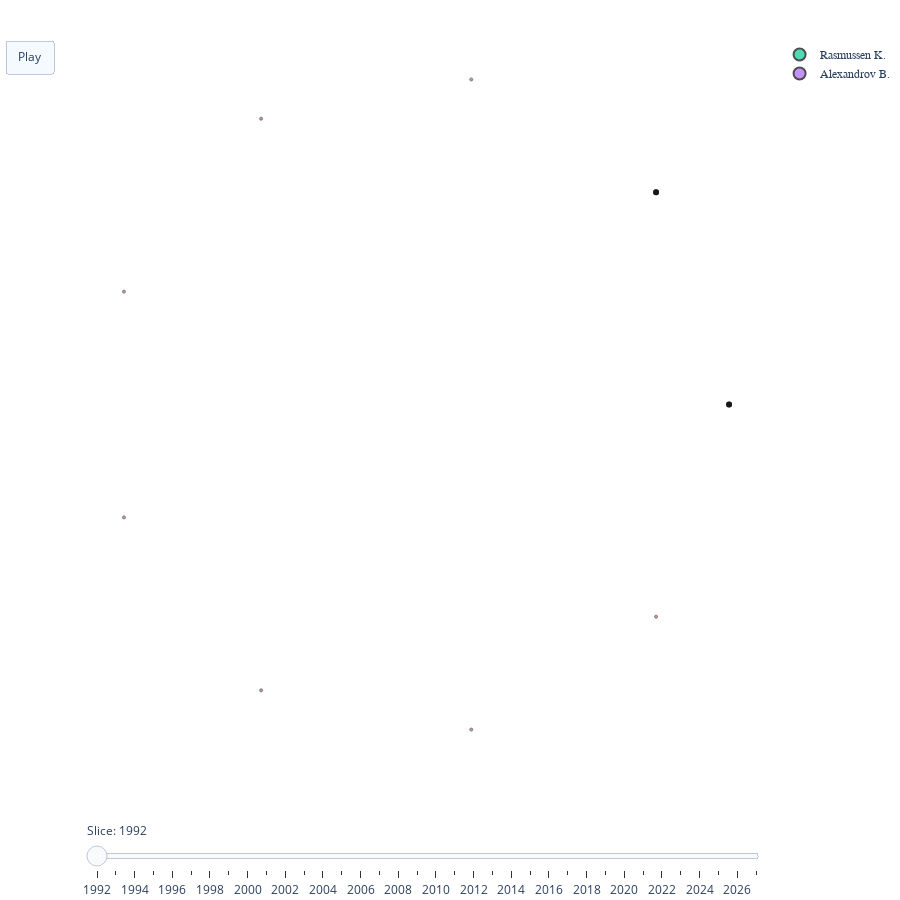

Write notebook code for a chart like this one.
### Code cell
plot_tensor_graph_slices(X, node_map, time_map, 
                         node_attributes=author_attributes, 
                         trace_nodes = [
                             name_to_slic['Rasmussen K.'],
                             name_to_slic['Alexandrov B.'],
                         ],
                         highlight_nodes = [
                             name_to_slic['Rasmussen K.'],
                             name_to_slic['Alexandrov B.'],
                         ],
                         window = 0,  # dont unlink authors after connection is made
                         globalize_node_sizes=True,  # set max node size from largest degree node across all years
                         filter_isolated_nodes=False,  # if True only show nodes that have edges
                         verbose=True)

### Figure 1 — Plotly figure (JSON) as saved in the notebook; plotly's stock layout.template omitted (floating-point values rounded to 4 significant figures)
{"data": [{"hoverinfo": "none", "line": {"color": "#888", "width": 0.5}, "mode": "lines", "showlegend": false, "type": "scatter", "x": [], "y": []}, {"hoverinfo": "text", "marker": {"line": {"color": ["DarkSlateGrey", "DarkSlateGrey", "black", "DarkSlateGrey", "DarkSlateGrey", "DarkSlateGrey", "black", "DarkSlateGrey", "DarkSlateGrey"], "width": [1, 1, 3, 1, 1, 1, 3, 1, 1]}, "size": [3, 3, 3, 3, 3, 3, 3, 3, 3]}, "mode": "markers", "showlegend": false, "text": ["<b>37dcab7a-0429-4a1e-81aa-96a12a306dcb</b><br>name: Skau E.W.", "<b>64f99399-1928-42b0-ad3c-c9e1789ad517</b><br>name: Truong D.P.", "<b>0506d5ab-b679-415f-a3ce-40c762a73251</b><br>name: Rasmussen K.", "<b>a1ae2e36-2319-4c17-8722-f32129c3d1a2</b><br>name: Solovyev N.", "<b>f70f1e3b-55cb-4160-a358-15aa647ebf60</b><br>name: Eren M.E.", "<b>5fed2262-5eee-44f6-a4ef-5f122e9eaabc</b><br>name: Barron R.", "<b>dd635e7f-7148-4350-b808-7492912a8e19</b><br>name: Alexandrov B.", "<b>23762771-e1ae-44f7-a09d-c3da4368689e</b><br>name: Boureima I.", "<b>3b85ee58-825f-4734-8a19-26b6de71c7fc</b><br>name: Bhattarai M."], "type": "scatter", "x": [0.03015, 0.5868, 1, 0.25, 0.03015, 0.883, 0.883, 0.5868, 0.25], "y": [0.329, 0.007596, 0.5, 0.06699, 0.671, 0.1786, 0.8214, 0.9924, 0.933]}, {"hoverinfo": "text", "marker": {"line": {"color": ["black", "black", "DarkSlateGrey", "DarkSlateGrey", "DarkSlateGrey", "DarkSlateGrey", "DarkSlateGrey", "DarkSlateGrey", "DarkSlateGrey"], "width": [3, 3, 1, 1, 1, 1, 1, 1, 1]}, "size": [3]}, "mode": "markers", "name": "Rasmussen K.", "showlegend": true, "text": ["<b>0506d5ab-b679-415f-a3ce-40c762a73251</b><br>name: Rasmussen K."], "type": "scatter", "x": [1], "y": [0.5]}, {"hoverinfo": "text", "marker": {"line": {"color": ["black", "black", "DarkSlateGrey", "DarkSlateGrey", "DarkSlateGrey", "DarkSlateGrey", "DarkSlateGrey", "DarkSlateGrey", "DarkSlateGrey"], "width": [3, 3, 1, 1, 1, 1, 1, 1, 1]}, "size": [3]}, "mode": "markers", "name": "Alexandrov B.", "showlegend": true, "text": ["<b>dd635e7f-7148-4350-b808-7492912a8e19</b><br>name: Alexandrov B."], "type": "scatter", "x": [0.883], "y": [0.8214]}], "layout": {"height": 900, "legend": {"font": {"family": "sans-serif", "size": 12}, "itemsizing": "constant", "traceorder": "normal"}, "margin": {"b": 20, "l": 5, "r": 5, "t": 40}, "paper_bgcolor": "rgba(0,0,0,0)", "plot_bgcolor": "rgba(0,0,0,0)", "showlegend": true, "sliders": [{"active": 0, "currentvalue": {"prefix": "Slice: ", "visible": true}, "pad": {"t": 50}, "steps": [{"args": [["1992"], {"frame": {"duration": 2000, "redraw": true}, "mode": "immediate"}], "label": "1992", "method": "animate"}, {"args": [["1993"], {"frame": {"duration": 2000, "redraw": true}, "mode": "immediate"}], "label": "1993", "method": "animate"}, {"args": [["1994"], {"frame": {"duration": 2000, "redraw": true}, "mode": "immediate"}], "label": "1994", "method": "animate"}, {"args": [["1995"], {"frame": {"duration": 2000, "redraw": true}, "mode": "immediate"}], "label": "1995", "method": "animate"}, {"args": [["1996"], {"frame": {"duration": 2000, "redraw": true}, "mode": "immediate"}], "label": "1996", "method": "animate"}, {"args": [["1997"], {"frame": {"duration": 2000, "redraw": true}, "mode": "immediate"}], "label": "1997", "method": "animate"}, {"args": [["1998"], {"frame": {"duration": 2000, "redraw": true}, "mode": "immediate"}], "label": "1998", "method": "animate"}, {"args": [["1999"], {"frame": {"duration": 2000, "redraw": true}, "mode": "immediate"}], "label": "1999", "method": "animate"}, {"args": [["2000"], {"frame": {"duration": 2000, "redraw": true}, "mode": "immediate"}], "label": "2000", "method": "animate"}, {"args": [["2001"], {"frame": {"duration": 2000, "redraw": true}, "mode": "immediate"}], "label": "2001", "method": "animate"}, {"args": [["2002"], {"frame": {"duration": 2000, "redraw": true}, "mode": "immediate"}], "label": "2002", "method": "animate"}, {"args": [["2003"], {"frame": {"duration": 2000, "redraw": true}, "mode": "immediate"}], "label": "2003", "method": "animate"}, {"args": [["2004"], {"frame": {"duration": 2000, "redraw": true}, "mode": "immediate"}], "label": "2004", "method": "animate"}, {"args": [["2005"], {"frame": {"duration": 2000, "redraw": true}, "mode": "immediate"}], "label": "2005", "method": "animate"}, {"args": [["2006"], {"frame": {"duration": 2000, "redraw": true}, "mode": "immediate"}], "label": "2006", "method": "animate"}, {"args": [["2007"], {"frame": {"duration": 2000, "redraw": true}, "mode": "immediate"}], "label": "2007", "method": "animate"}, {"args": [["2008"], {"frame": {"duration": 2000, "redraw": true}, "mode": "immediate"}], "label": "2008", "method": "animate"}, {"args": [["2009"], {"frame": {"duration": 2000, "redraw": true}, "mode": "immediate"}], "label": "2009", "method": "animate"}, {"args": [["2010"], {"frame": {"duration": 2000, "redraw": true}, "mode": "immediate"}], "label": "2010", "method": "animate"}, {"args": [["2011"], {"frame": {"duration": 2000, "redraw": true}, "mode": "immediate"}], "label": "2011", "method": "animate"}, {"args": [["2012"], {"frame": {"duration": 2000, "redraw": true}, "mode": "immediate"}], "label": "2012", "method": "animate"}, {"args": [["2013"], {"frame": {"duration": 2000, "redraw": true}, "mode": "immediate"}], "label": "2013", "method": "animate"}, {"args": [["2014"], {"frame": {"duration": 2000, "redraw": true}, "mode": "immediate"}], "label": "2014", "method": "animate"}, {"args": [["2015"], {"frame": {"duration": 2000, "redraw": true}, "mode": "immediate"}], "label": "2015", "method": "animate"}, {"args": [["2016"], {"frame": {"duration": 2000, "redraw": true}, "mode": "immediate"}], "label": "2016", "method": "animate"}, {"args": [["2017"], {"frame": {"duration": 2000, "redraw": true}, "mode": "immediate"}], "label": "2017", "method": "animate"}, {"args": [["2018"], {"frame": {"duration": 2000, "redraw": true}, "mode": "immediate"}], "label": "2018", "method": "animate"}, {"args": [["2019"], {"frame": {"duration": 2000, "redraw": true}, "mode": "immediate"}], "label": "2019", "method": "animate"}, {"args": [["2020"], {"frame": {"duration": 2000, "redraw": true}, "mode": "immediate"}], "label": "2020", "method": "animate"}, {"args": [["2021"], {"frame": {"duration": 2000, "redraw": true}, "mode": "immediate"}], "label": "2021", "method": "animate"}, {"args": [["2022"], {"frame": {"duration": 2000, "redraw": true}, "mode": "immediate"}], "label": "2022", "method": "animate"}, {"args": [["2023"], {"frame": {"duration": 2000, "redraw": true}, "mode": "immediate"}], "label": "2023", "method": "animate"}, {"args": [["2024"], {"frame": {"duration": 2000, "redraw": true}, "mode": "immediate"}], "label": "2024", "method": "animate"}, {"args": [["2025"], {"frame": {"duration": 2000, "redraw": true}, "mode": "immediate"}], "label": "2025", "method": "animate"}, {"args": [["2026"], {"frame": {"duration": 2000, "redraw": true}, "mode": "immediate"}], "label": "2026", "method": "animate"}, {"args": [["2027"], {"frame": {"duration": 2000, "redraw": true}, "mode": "immediate"}], "label": "2027", "method": "animate"}]}], "title": {"text": ""}, "updatemenus": [{"buttons": [{"args": [null, {"frame": {"duration": 1500, "redraw": true}, "transition": {"duration": 1000}}], "label": "Play", "method": "animate"}], "type": "buttons"}], "width": 900, "xaxis": {"showgrid": false, "showticklabels": false, "zeroline": false}, "yaxis": {"showgrid": false, "showticklabels": false, "zeroline": false}}}
